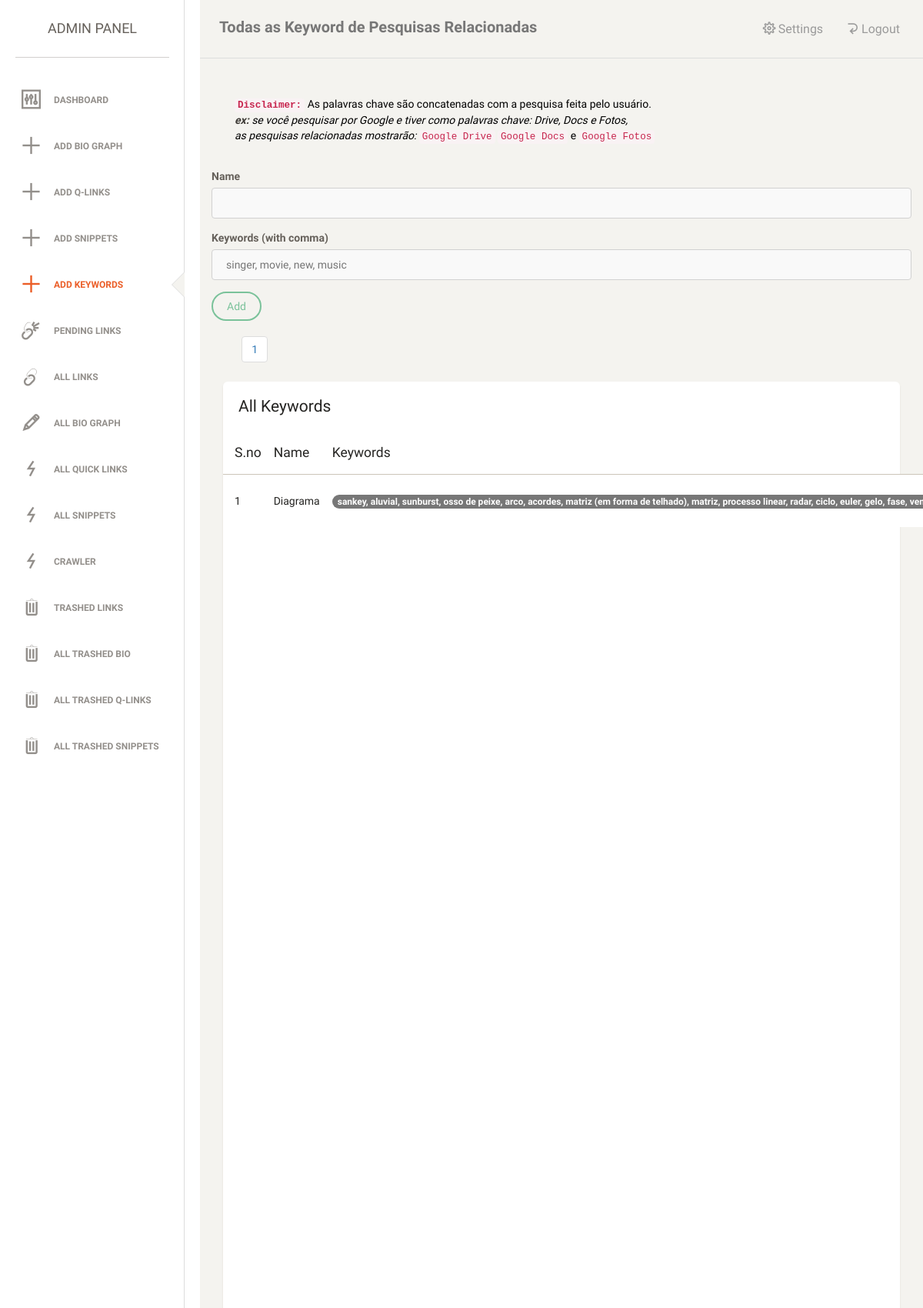
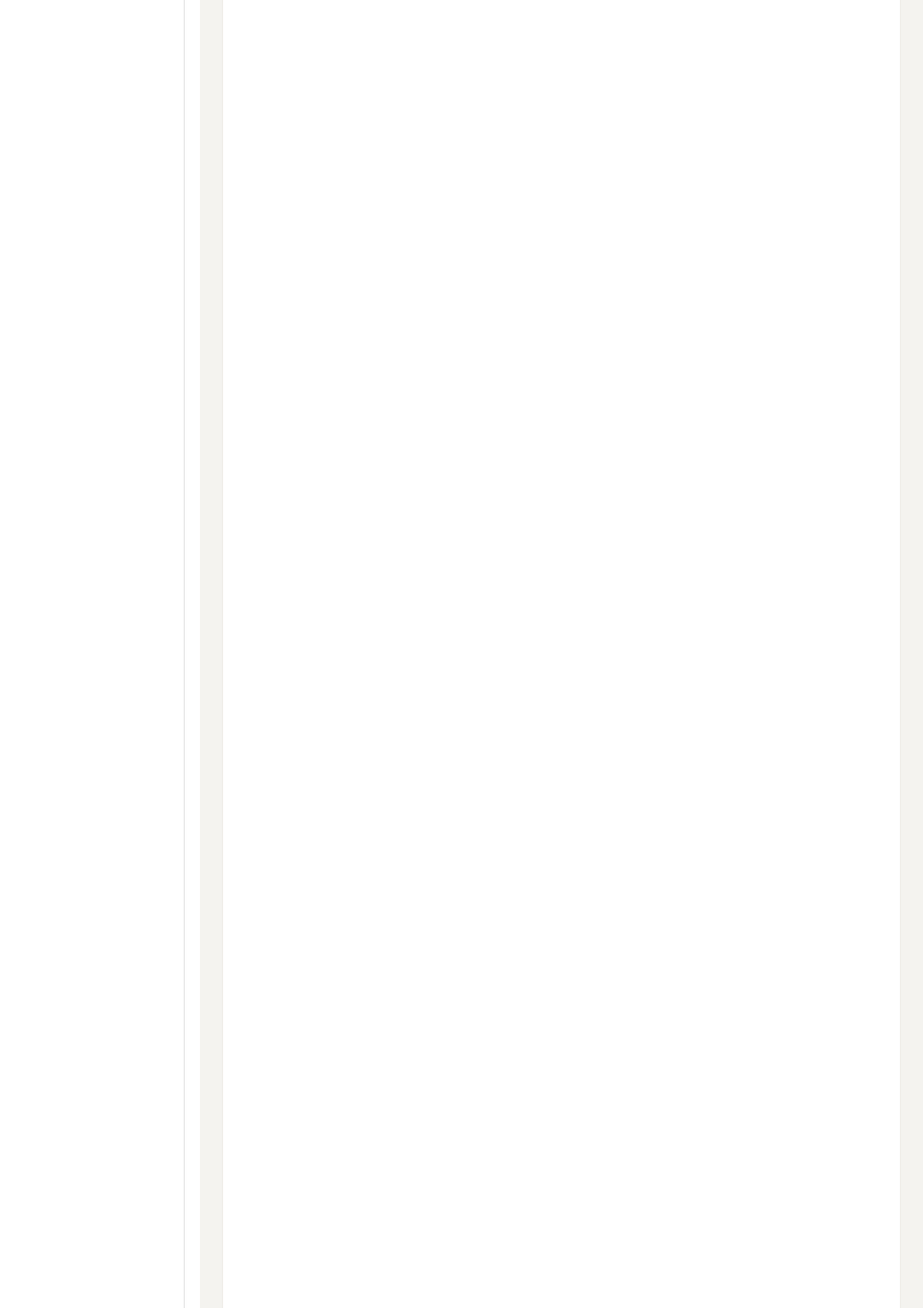
Page /admin/keywords.php (signed in, upper part) on the committed database (2 pictures, top to bottom).
### tables this page shows
CREATE TABLE `keywords` (
  `id` int(11) NOT NULL,
  `name` longtext NOT NULL,
  `words` longtext NOT NULL
);

### admin/keywords.php (the view, shortened to what this page needs)
<?php
	include '../inc/db_connect.php';
$limit = 25;
if (isset($_GET["page"])) { $page  = $_GET["page"]; } else { $page=1; };
$start_from = ($page-1) * $limit;
?>
<!doctype html>
<html lang="en">
<head>
    <link href="assets/css/bootstrap.min.css" rel="stylesheet" />
    <link href="assets/css/animate.min.css" rel="stylesheet"/>
    <link href="assets/css/paper-dashboard.css" rel="stylesheet"/>
    <link href="assets/css/demo.css" rel="stylesheet" />
    <link href="css/font-awesome.min.css" rel="stylesheet">
    <link href="assets/css/themify-icons.css" rel="stylesheet">
</head>
<body>
<div class="wrapper">
<?php include 'sidebar.php';?>
    <div class="main-panel">
		<nav class="navbar navbar-default">
            <div class="container-fluid">
                <div class="navbar-header">
                    <a class="navbar-brand" href="#">Todas as Keyword de Pesquisas Relacionadas</a>
                </div>
                <?php include 'header.php'; ?>
            </div>
        </nav>
		<div class="content">
            <div class="container-fluid">
			<h5 class="alert" style="color: black;"><strong><code>Disclaimer:</code>
                                </strong> As palavras chave são concatenadas com a pesquisa feita pelo usuário.
                                <br>
                                <em><strong>ex:</strong> se você pesquisar por Google e tiver como palavras chave: Drive, Docs e Fotos, <br>as pesquisas relacionadas mostrarão: </em><code>Google Drive</code> <code>Google Docs</code> e <code>Google Fotos</code></strong></h5>
					<div class="row">
					<form action="" method="post">
					<div class="form-group has-success">
									<label>Name</label>
									<input name="name" class="form-control">
								</div>
					<div class="form-group has-success">
									<label>Keywords (with comma)</label>
									<input name="words" class="form-control" value="singer, movie, new, music">
								</div>
								<button class="btn btn-success" name="keyword">Add</button>
								</div>
					<?php
			$sql = "SELECT count(id) FROM keywords";
			$rs_result = mysqli_query($conn,$sql);
			$row = mysqli_fetch_array($rs_result,MYSQLI_NUM);
			$total_records = $row[0];
			if($total_records<250)
			{
				$total_pages = ceil($total_records / $limit);
				$pagLink = "<ul class='pagination'>";
				for ($i=1; $i<=$total_pages; $i++) {
							 $pagLink .= "<li class='page-item'><a class='page-link' href='?page=".$i."'>".$i."</a></li>";
				};
				echo $pagLink . "</ul>";
			}
		?>
                <div style="height:3500px" class="card card-map">
					<div class="header">
                        <h4 class="title">All Keywords</h4>
                    </div>
					<div class="map">
					<table class="table table-striped">
                                    <thead>
                                    	<th>S.no</th>
                                    	<th>Name</th>
                                    	<th>Keywords</th>
                                    </thead>
                                    <tbody>
						<?php
						$sql="SELECT * FROM keywords ORDER BY id ASC LIMIT $start_from, $limit";
						$result=mysqli_query($conn,$sql);
						$count=0;
						while($rows=mysqli_fetch_assoc($result)){
							$count++;
									echo ' <tr>
                                        	<td>'.$count.'</td>
                                        	<td>'.$rows['name'].'</td>
                                        	<td><span class="badge badge-success">'.$rows['words'].'</span></td>
                                        	<td>
											<form action="" method="post">
											<input type="hidden" name="id" value="'.$rows['id'].'">
											<button name="delete" class="btn btn-danger"><i class="ti-trash"></i></button>
											</form>
											</td>
                                        </tr>';
						}
						?>
						</tbody>
						</table>
					</div>
				</div>
			</div>
		</div>
    </div>
</div>
</body>
</html>

### rows in the picture
keywords: name "Diagrama", words "sankey, aluvial, sunburst, osso de peixe, arco, acordes, matriz (em forma de telhado), matriz, processo linear, radar, ciclo, euler, gelo, fase,…"
